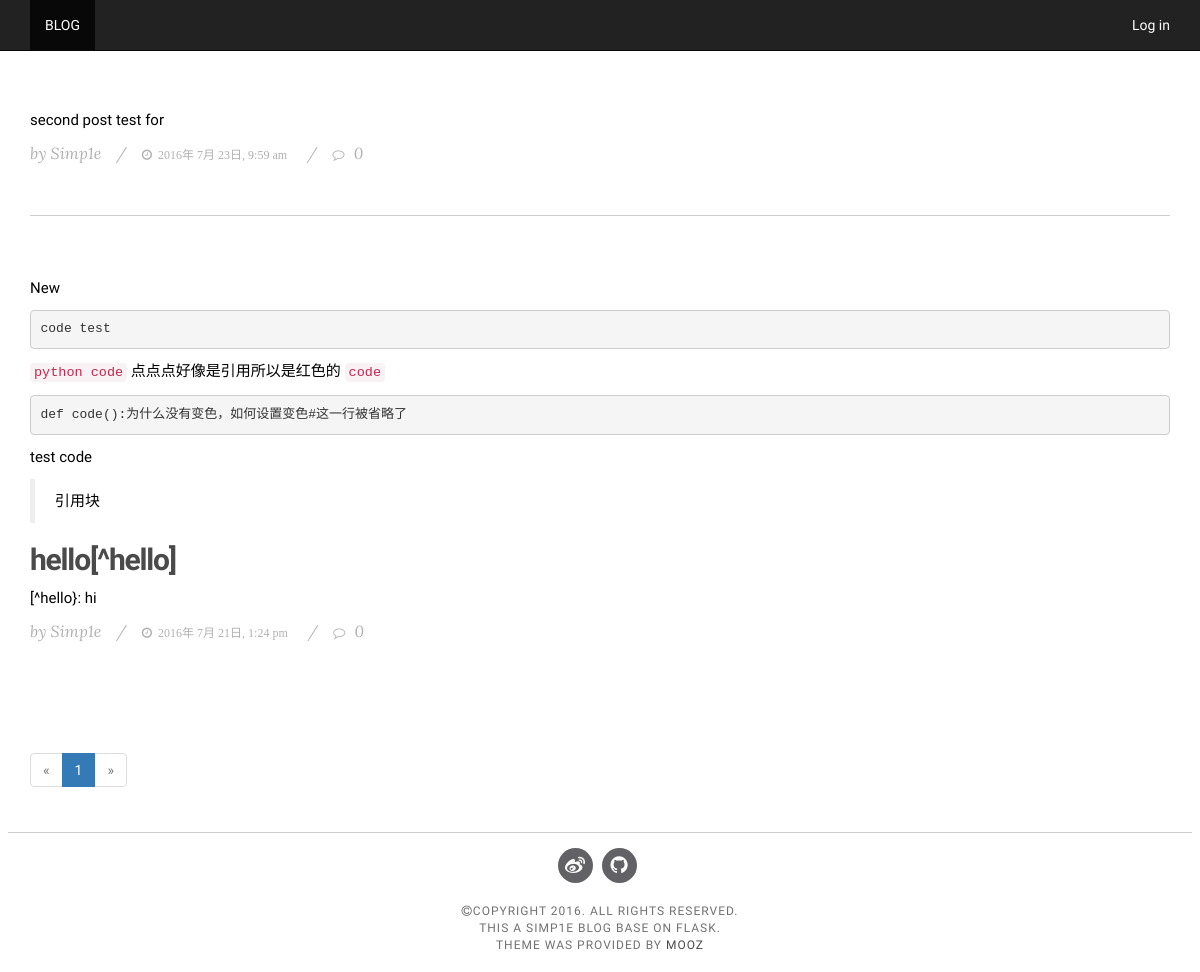
The page / on the database its author committed.
### app/models.py (models this page shows, shortened)
class Post(db.Model):
    __tablename__ = 'posts'
    id = db.Column(db.Integer, primary_key=True)
    body = db.Column(db.Text)
    body_html = db.Column(db.Text)
    timestamp = db.Column(db.DateTime, index=True, default=datetime.utcnow)
    author_name = db.Column(db.Integer, db.ForeignKey('users.id'))
    comments = db.relationship('Comment', backref='post', lazy='dynamic')

### app/main/views.py (the view)
@main.route('/', methods=['GET', 'POST'])
def index():
    form = PostForm()
    if current_user.can(Permission.WRITE_ARTICLES) and \
            form.validate_on_submit():
        post = Post(body=form.body.data,
                    author=current_user._get_current_object())
        db.session.add(post)
        return redirect(url_for('.index'))
    page = request.args.get('page', 1, type=int)
    pagination = Post.query.order_by(Post.timestamp.desc()).paginate(
        page, per_page=current_app.config['FLASKY_POST_PER_PAGE'],
        error_out=False)
    posts = pagination.items
    return render_template('index.html', form=form, posts=posts,
                           pagination=pagination)

### app/main/__init__.py (called while the page is built)
@main.app_context_processor
def inject_permissions():
    return dict(Permission=Permission)

### app/models.py (called while the page is built)
    def can(self, permissions):
        return False

### app/templates/index.html (shortened to what this page needs)
{% extends "base.html" %}
{% import "bootstrap/wtf.html" as wtf %}
{% import "_macro.html" as macro %}
{% block page_content %}
<div >
    {% include '_post.html' %}
</div>
{% if pagination %}
<div class="pagination">
    {{ macro.pagination_widget(pagination, '.index') }}
</div>
{% endif %}
{% endblock %}

### app/templates/_post.html (shortened to what this page needs)
{% for post in posts %}
    <article class='posts'>
        <div class="post-body" >
            {% if post.body_html %}
                {{ post.body_html | safe }}
            {% else %}
                {{ post.body }}
            {% endif %}
        </div>
        <div class="post-meta"><span>by Simp1e</span>/<span><i class="fa fa-clock-o">&ensp;{{ moment(post.timestamp).format('YYYY年 M月 D日, h:mm a') }}</i></span>/<span><i class="fa fa-comment-o"></i> <a href="{{ url_for('.post', id=post.id) }}#comments">{{ post.comments.count() }}</a></span>
        </div>
    </article>
{% endfor %}

### app/static/css/style.css (style rules this page uses)
body { font-family: "Raleway", Sans-serif; -webkit-font-smoothing: antialiased; }
h1, h2, h3, h4, h5, h6 { letter-spacing: -0.04em; font-weight: 700; font-style: normal; font-family: "Raleway", Sans-serif; color: #4A4A4A; }
p { font-family: 'Raleway', sans-serif; font-size: 15px; font-weight: 400; line-height: 24px; color: #000; }
a { color: #4A4A4A; }
a, a:hover, a:focus, a:active, a.active { outline: 0; text-decoration: none; }
.posts { padding-bottom: 30px; margin-bottom: 20px; margin-top: 60px; border-bottom: 1px solid #CECECE; }
.posts:last-child { border-bottom: none; }
.posts .post-meta { margin: 5px 0 20px; font-weight: 400; font-size: 16px; color: #B1B1B1; font-family: "Lora"; font-style: italic; }
.posts .post-meta a { color: #B1B1B1; }
.posts .post-meta span { padding-left: 15px; padding-right: 15px; }
.posts .post-meta span:first-child { padding-left: 0; padding-right: 15px; }
.posts .post-meta i { padding-right: 5px; font-size: 12px; }

### rows shown on the page
Post: body_html "second post test for", timestamp "2016年 7月 23日, 9:59 am", comments.count "0"
Post: body_html "New code test python code 点点点好像是引用所以是红色的 code def code():为什么没有变色，如何设置变色#这一行被省略了 test code 引用块 hello[^hello] [^hello}: hi", timestamp "2016年 7月 21日, 1:24 pm", comments.count "0"

### other values the page prints
{{ p }} "1"
